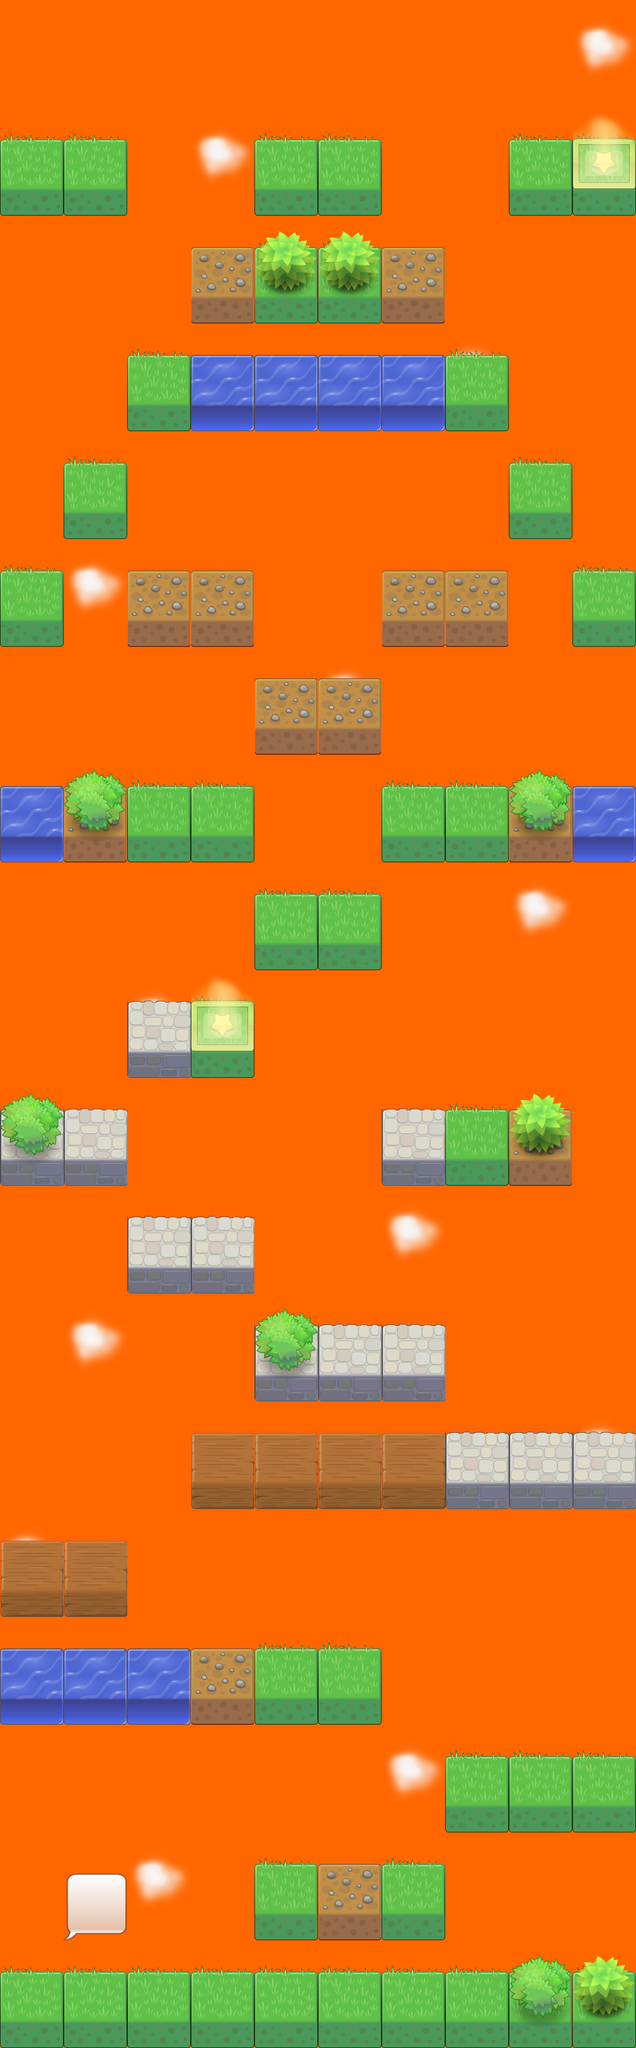

This is a level from a 2D game, rendered from its Tiled map with the project's own tilesets. A one-line summary and the complete map file follow:
An orthogonal 10x19 tile map with 101x171 px tiles, 4 tile layers (clouds, blocks, foreblocks, most fore) and 1 object (PrimaryRole).

<map version="1.0" tiledversion="1.1.2" orientation="orthogonal" renderorder="right-down" width="10" height="19" tilewidth="101" tileheight="171" infinite="0" backgroundcolor="#ff6600" nextobjectid="6">
 <properties>
  <property name="TilesetFrom" value="www.lostgarden.com" />
  <property name="levelName" value="Introduction" />
 </properties>
 <tileset firstgid="1" name="tiles" tilewidth="101" tileheight="171" tilecount="13" columns="13">
  <image source="tiles.png" width="1313" height="179" />
 </tileset>
 <layer name="clouds" width="10" height="19">
  <data encoding="csv">
0,0,0,0,0,0,0,0,0,13,
0,0,0,13,0,0,0,0,0,0,
0,0,0,0,0,0,0,0,0,0,
0,0,0,0,0,0,0,13,0,0,
0,0,0,0,0,0,0,0,0,0,
0,13,0,0,0,0,0,0,0,0,
0,0,0,0,0,13,0,0,0,0,
0,0,0,0,0,0,0,0,0,0,
0,0,0,0,0,0,0,0,13,0,
0,0,13,0,0,0,0,0,0,0,
0,0,0,0,0,0,0,0,0,0,
0,0,0,0,0,0,13,0,0,0,
0,13,0,0,0,0,0,0,0,0,
0,0,0,0,0,0,0,0,0,13,
13,0,0,0,0,0,0,0,0,0,
0,0,0,0,0,0,0,0,0,0,
0,0,0,0,0,0,13,0,0,0,
0,0,13,0,0,0,0,0,0,0,
0,0,0,0,0,0,0,0,0,0
</data>
 </layer>
 <layer name="blocks" width="10" height="19">
  <data encoding="csv">
0,0,0,0,0,0,0,0,0,0,
6,6,0,0,6,6,0,0,6,6,
0,0,0,4,6,6,4,0,0,0,
0,0,6,8,8,8,8,6,0,0,
0,6,0,0,0,0,0,0,6,0,
6,0,4,4,0,0,4,4,0,6,
0,0,0,0,4,4,0,0,0,0,
8,4,6,6,0,0,6,6,4,8,
0,0,0,0,6,6,0,0,0,0,
0,0,12,6,0,0,0,0,0,0,
12,12,0,0,0,0,12,6,4,0,
0,0,12,12,0,0,0,0,0,0,
0,0,0,0,12,12,12,0,0,0,
0,0,0,10,10,10,10,12,12,12,
10,10,0,0,0,0,0,0,0,0,
8,8,8,4,6,6,0,0,0,0,
0,0,0,0,0,0,0,6,6,6,
0,0,0,0,6,4,6,0,0,0,
6,6,6,6,6,6,6,6,6,6
</data>
 </layer>
 <layer name="foreblocks" width="10" height="19">
  <data encoding="csv">
0,0,0,0,0,0,0,0,0,0,
0,0,0,0,0,0,0,0,0,0,
0,0,0,0,11,11,0,0,0,0,
0,0,0,0,0,0,0,0,0,0,
0,0,0,0,0,0,0,0,0,0,
0,0,0,0,0,0,0,0,0,0,
0,0,0,0,0,0,0,0,0,0,
0,7,0,0,0,0,0,0,7,0,
0,0,0,0,0,0,0,0,0,0,
0,0,0,0,0,0,0,0,0,0,
7,0,0,0,0,0,0,0,11,0,
0,0,0,0,0,0,0,0,0,0,
0,0,0,0,7,0,0,0,0,0,
0,0,0,0,0,0,0,0,0,0,
0,0,0,0,0,0,0,0,0,0,
0,0,0,0,0,0,0,0,0,0,
0,0,0,0,0,0,0,0,0,0,
0,0,0,0,0,0,0,0,0,0,
0,0,0,0,0,0,0,0,7,11
</data>
 </layer>
 <layer name="most fore" width="10" height="19">
  <data encoding="csv">
0,0,0,0,0,0,0,0,0,0,
0,0,0,0,0,0,0,0,0,3,
0,0,0,0,0,0,0,0,0,0,
0,0,0,0,0,0,0,0,0,0,
0,0,0,0,0,0,0,0,0,0,
0,0,0,0,0,0,0,0,0,0,
0,0,0,0,0,0,0,0,0,0,
0,0,0,0,0,0,0,0,0,0,
0,0,0,0,0,0,0,0,0,0,
0,0,0,3,0,0,0,0,0,0,
0,0,0,0,0,0,0,0,0,0,
0,0,0,0,0,0,0,0,0,0,
0,0,0,0,0,0,0,0,0,0,
0,0,0,0,0,0,0,0,0,0,
0,0,0,0,0,0,0,0,0,0,
0,0,0,0,0,0,0,0,0,0,
0,0,0,0,0,0,0,0,0,0,
0,5,0,0,0,0,0,0,0,0,
0,0,0,0,0,0,0,0,0,0
</data>
 </layer>
 <objectgroup name="roles" offsetx="0" offsety="-2">
  <object id="4" name="PrimaryRole" gid="1" x="3.0303" y="3252.33" width="101" height="171" />
 </objectgroup>
</map>
